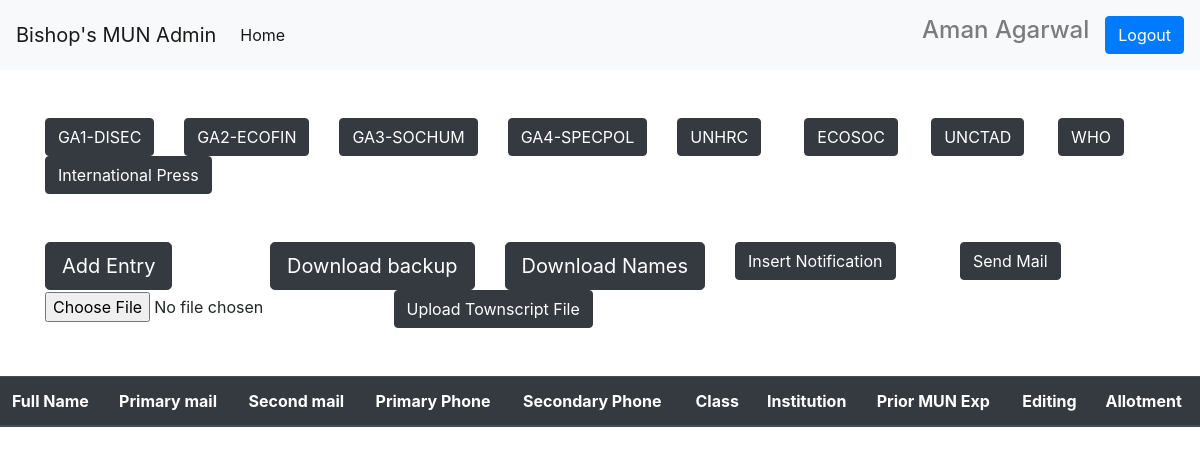
/accounts/index.php (signed in), run on the app's committed database.
### tables this page shows
CREATE TABLE `committee` (
  `id` int(11) NOT NULL,
  `name` varchar(20) NOT NULL
);

### accounts/actions/config.php (called while the page is built, shortened)
<?php
class Database {
    function getConnection() {
        $this->servername = "localhost";
        $this->username = "root";
        $this->password = "";
        $this->dbname = "u752327893_maindb";
        $con = new mysqli($this->servername, $this->username, $this->password, $this->dbname);
        return $con;
    }
}
?>

### accounts/actions/Committees.php (called while the page is built, shortened)
<?php
include_once 'config.php';
class Committees extends Database {
    protected $con;
    public $committeeList;
    function __construct() {
        $this->committeeList = array();
        $this->con = parent::getConnection();
    }
    function getCommitteesList() {
        $this->query = "SELECT * from committee";
        $this->result =  $this->con->query($this->query);
        if($this->result->num_rows > 0) {
            while($row = $this->result->fetch_assoc()) {
                $this->committeeList[] = $row;
            }
        }
        return $this->committeeList;
    }
}
?>

### accounts/index.php (the view, shortened to what this page needs)
<?php
include_once 'head.php';
$committeeList = $committees->getCommitteesList();
?>
<div class="container">
  <br />
  <br />
  <form action="committeeDelegates.php" method="get">
    <div class="row">
      <?php foreach ($committeeList as $committee) { ?>
        <div class="col">
          <input name="committeeName" value="<?php echo $committee['name'] ?>" type="submit" class="btn btn-dark" />
        </div>
      <?php } ?>
    </div>
  </form>
  <br>
  <br>
  <div class="row">
    <div class="col">
      <a href="addForm.php"> <input type="button" class="btn btn-dark btn-lg" value="Add Entry" /></a>
    </div>
    <div class="col">
      <form method="post" action="actions/fileDownload.php">
        <input type="submit" name="downloadBackup" class="btn btn-dark btn-lg" value="Download backup" />
      </form>
    </div>
    <div class="col">
      <form method="post" action="actions/fileDownload.php">
        <input type="submit" name="namesListCSV" class="btn btn-dark btn-lg" value="Download Names" />
      </form>
    </div>
    <div class="col">
      <button type="button" class="btn btn-dark" data-toggle="modal" data-target="#myModal">Insert Notification</button>
    </div>
    <div class="col">
      <form method="get" action="sendMail.php">
        <input type="submit" class="btn btn-dark" value="Send Mail" />
      </form>
    </div>
    <div class="col">
      <form action="actions/fileUpload.php" method="post" enctype="multipart/form-data">
        <input type="file" name="fileToUpload" />
        <input type="submit" name="submit" class="btn btn-dark" value="Upload Townscript File" />
      </form>
    </div>
  </div>
</div>
<br />
<br />
<table class="table">
  <thead class="thead-dark">
    <tr>
      <th scope="col">Full Name</th>
      <th scope="col">Primary mail</th>
      <th scope="col">Second mail</th>
      <th scope="col">Primary Phone</th>
      <th scope="col">Secondary Phone</th>
      <th scope="col">Class</th>
      <th scope="col">Institution</th>
      <th scope="col">Prior MUN Exp</th>
      <th scope="col">Editing</th>
      <th scope="col">Allotment</th>
    </tr>
  </thead>
</table>
  <?php include_once 'footer.php'; ?>

### data on the page
committee: committeeName "GA1-DISEC"
committee: committeeName "GA2-ECOFIN"
committee: committeeName "GA3-SOCHUM"
committee: committeeName "GA4-SPECPOL"
committee: committeeName "UNHRC"
committee: committeeName "ECOSOC"
committee: committeeName "UNCTAD"
committee: committeeName "WHO"
committee: committeeName "International Press"

### other printed values
$_SESSION['adminLogin'] "Aman Agarwal"
